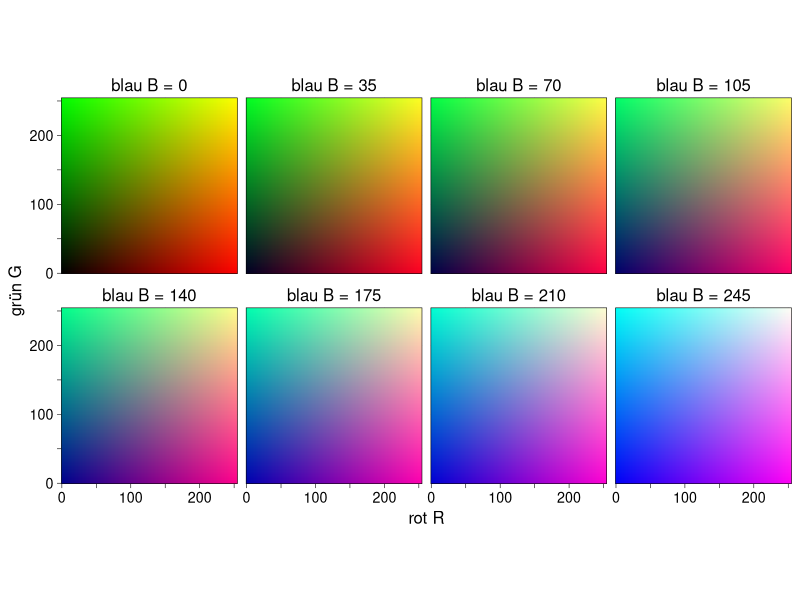
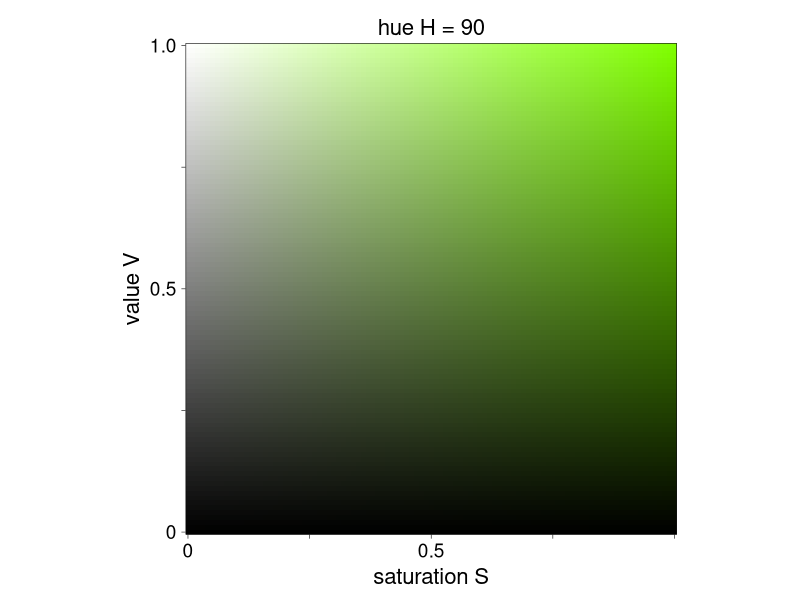
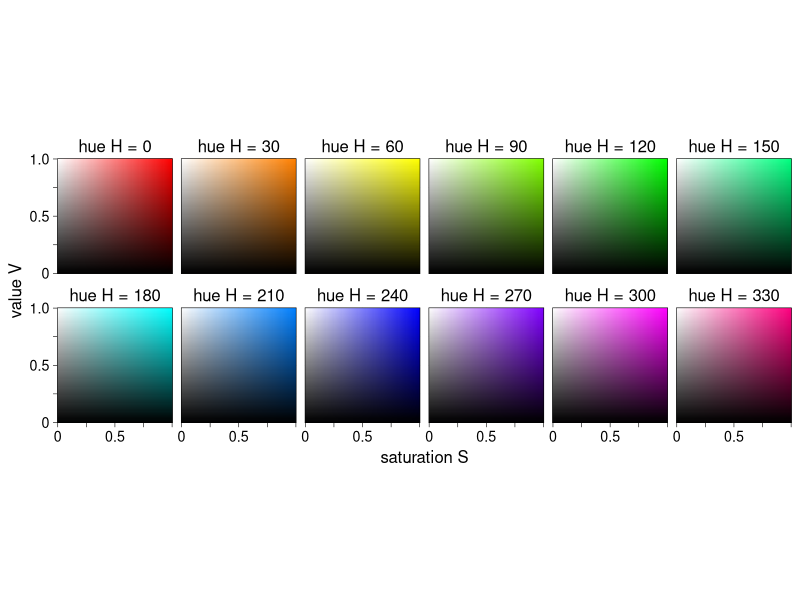
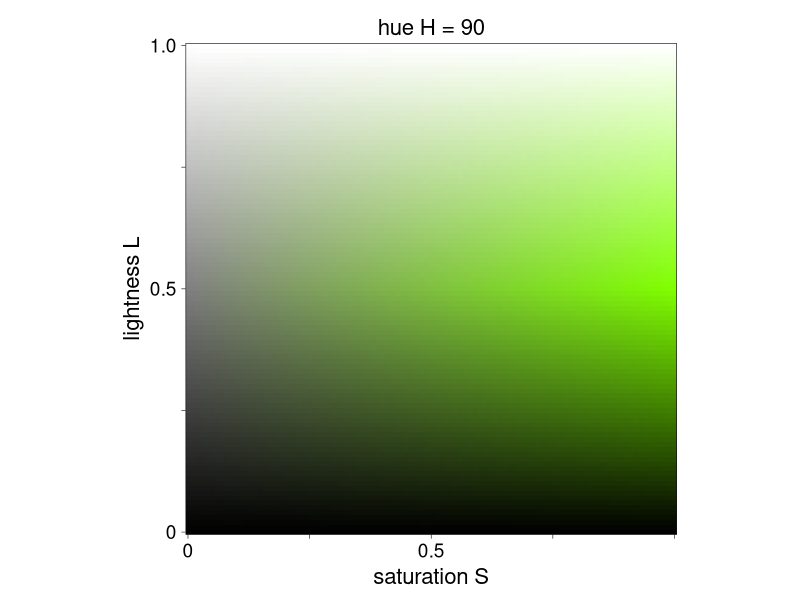
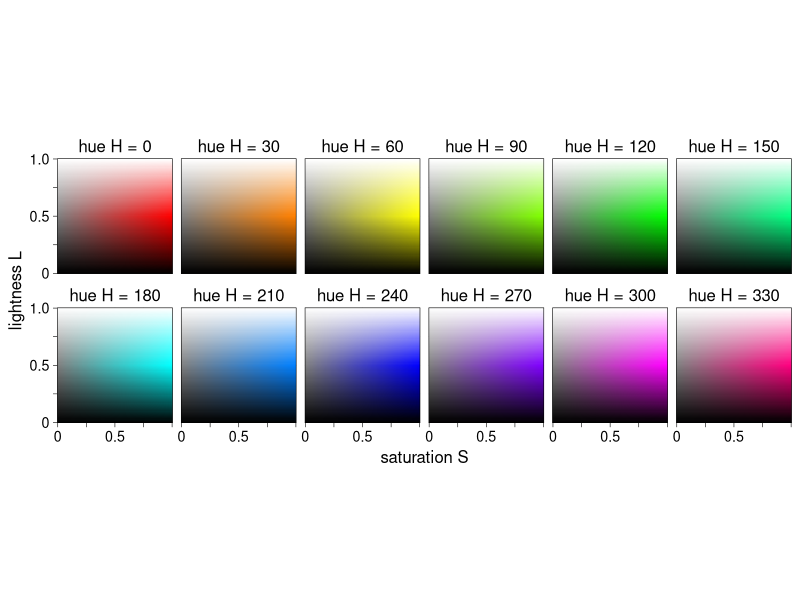
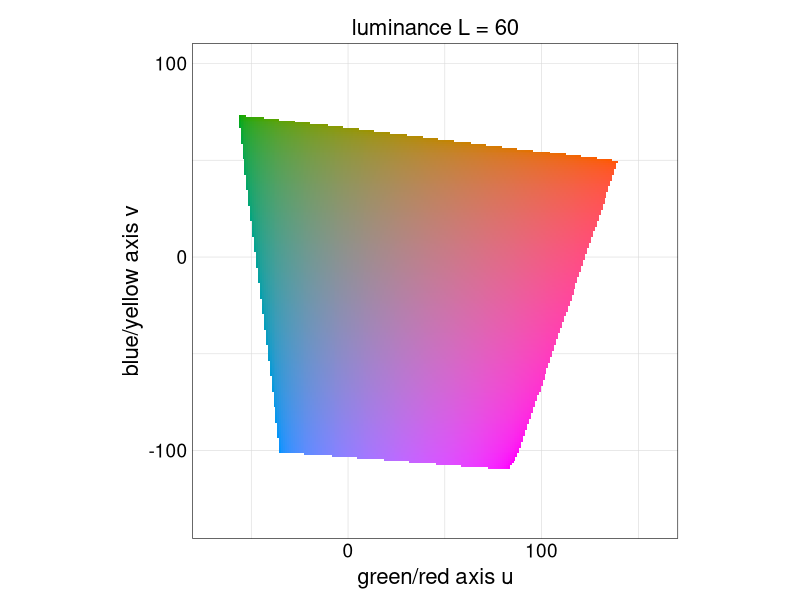
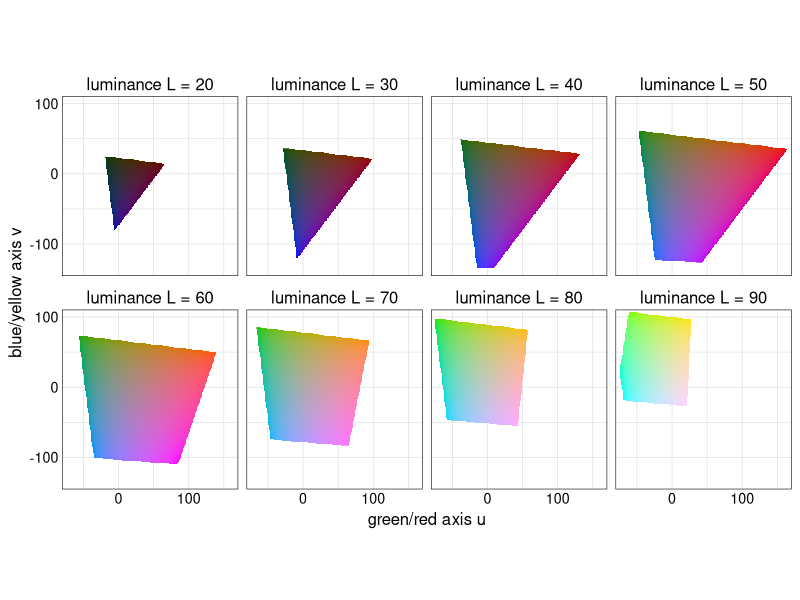
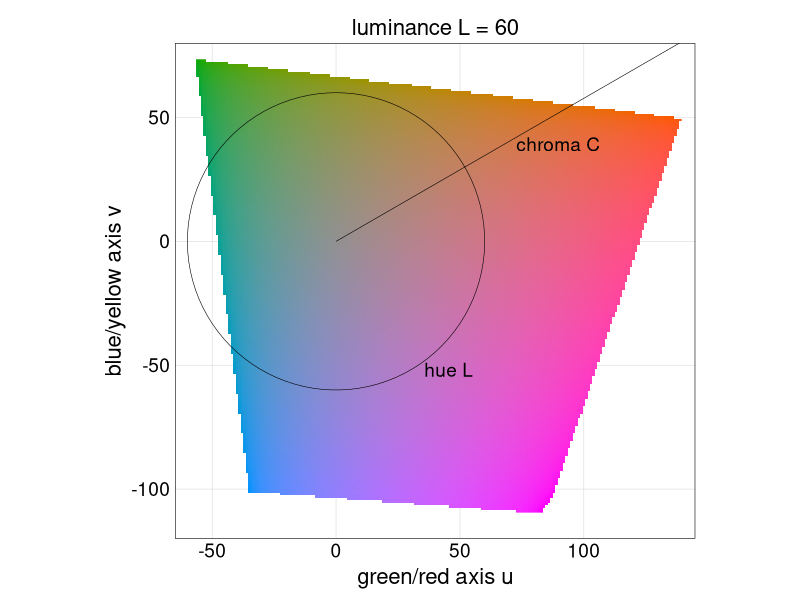

Generate these figures, in order, with R:
## ---- chunk 1
options(htmltools.dir.version = FALSE)
knitr::opts_chunk$set(comment = "")

library(tidyverse)
library(colorspace)
library(cowplot)
library(here)

# ggplot2 settings so plots scale well for slide size 
theme_set(theme_gray(16)) # 16 for full width, 18 for half width 
update_geom_defaults("point", list(size = 2.0)) # 2 for full width, 2.5 for half width

# color space plot theme
theme_colorspace <- function(size = 12) {
  theme_minimal_grid(size, line_size = 0.2) +
  panel_border(color = "black", size = 0.4) +
  theme(
    axis.ticks.length = grid::unit(0, "pt"),
    axis.ticks = element_line(size = 0.2, color = "black"),
    strip.text = element_text(size = size)
  )
}
## ---- chunk 2
rgb_by_b <- expand_grid(
  R = seq(0, 255, by = 2),
  G = seq(0, 255, by = 2),
  B = seq(0, 255, by = 35)
)

rgb_by_b$hex <- hex(sRGB(as.matrix(rgb_by_b)/255))

rgb_by_b %>%
  ggplot(aes(R, G, fill = hex)) +
  geom_raster(na.rm = TRUE) +
  scale_fill_identity() +
  scale_x_continuous(
    name = "rot R",
    breaks = (0:5)*50,
    labels = c("0", "", "100", "", "200", "")
  ) +
  scale_y_continuous(
    name = "grün G",
    breaks = (0:5)*50,
    labels = c("0", "", "100", "", "200", "")
  ) +
  facet_wrap(
    vars(B),
    ncol = 4,
    labeller = as_labeller(function(x) glue::glue("blau B = {x}"))
  ) +
  coord_fixed(expand = FALSE) +
  theme_colorspace() +
  theme(axis.ticks.length = grid::unit(3, "pt"))
## ---- chunk 3
hsv_by_h <- expand_grid(
  H = seq(0, 330, by = 30),
  S = seq(0, 1, by = .01),
  V = seq(0, 1, by = .01)
)

hsv_by_h$hex <- hex(HSV(as.matrix(hsv_by_h)))

hsv_by_h %>%
  filter(H == 90) %>%
  ggplot(aes(S, V, fill = hex)) +
  geom_raster(na.rm = TRUE) +
  scale_fill_identity() +
  scale_x_continuous(
    name = "saturation S",
    breaks = (0:4)*.25,
    labels = c("0", "", "0.5", "", "")
  ) +
  scale_y_continuous(
    name = "value V",
    breaks = (0:4)*.25,
    labels = c("0", "", "0.5", "", "1.0")
  ) +
  facet_wrap(
    vars(H),
    ncol = 6,
    labeller = as_labeller(function(x) glue::glue("hue H = {x}"))
  ) +
  coord_fixed(expand = FALSE) +
  theme_colorspace(16) +
  theme(axis.ticks.length = grid::unit(3, "pt"))
## ---- chunk 4
hsv_by_h %>%
  ggplot(aes(S, V, fill = hex)) +
  geom_raster(na.rm = TRUE) +
  scale_fill_identity() +
  scale_x_continuous(
    name = "saturation S",
    breaks = (0:4)*.25,
    labels = c("0", "", "0.5", "", "")
  ) +
  scale_y_continuous(
    name = "value V",
    breaks = (0:4)*.25,
    labels = c("0", "", "0.5", "", "1.0")
  ) +
  facet_wrap(
    vars(H),
    ncol = 6,
    labeller = as_labeller(function(x) glue::glue("hue H = {x}"))
  ) +
  coord_fixed(expand = FALSE) +
  theme_colorspace() +
  theme(axis.ticks.length = grid::unit(3, "pt"))
## ---- chunk 5
hls_by_h <- expand_grid(
  H = seq(0, 330, by = 30),
  L = seq(0, 1, by = .01),
  S = seq(0, 1, by = .01)
)

hls_by_h$hex <- hex(HLS(as.matrix(hls_by_h)))

hls_by_h %>%
  filter(H == 90) %>%
  ggplot(aes(S, L, fill = hex)) +
  geom_raster(na.rm = TRUE) +
  scale_fill_identity() +
  scale_x_continuous(
    name = "saturation S",
    breaks = (0:4)*.25,
    labels = c("0", "", "0.5", "", "")
  ) +
  scale_y_continuous(
    name = "lightness L",
    breaks = (0:4)*.25,
    labels = c("0", "", "0.5", "", "1.0")
  ) +
  facet_wrap(
    vars(H),
    ncol = 6,
    labeller = as_labeller(function(x) glue::glue("hue H = {x}"))
  ) +
  coord_fixed(expand = FALSE) +
  theme_colorspace(16) +
  theme(axis.ticks.length = grid::unit(3, "pt"))
## ---- chunk 6
hls_by_h %>%
  ggplot(aes(S, L, fill = hex)) +
  geom_raster(na.rm = TRUE) +
  scale_fill_identity() +
  scale_x_continuous(
    name = "saturation S",
    breaks = (0:4)*.25,
    labels = c("0", "", "0.5", "", "")
  ) +
  scale_y_continuous(
    name = "lightness L",
    breaks = (0:4)*.25,
    labels = c("0", "", "0.5", "", "1.0")
  ) +
  facet_wrap(
    vars(H),
    ncol = 6,
    labeller = as_labeller(function(x) glue::glue("hue H = {x}"))
  ) +
  coord_fixed(expand = FALSE) +
  theme_colorspace() +
  theme(axis.ticks.length = grid::unit(3, "pt"))
## ---- chunk 7
luv_by_l <- expand_grid(
  L = seq(20, 90, by = 10),
  U = seq(-80, 170, by = 1),
  V = seq(-145, 110, by = 1),
)

luv_by_l$hex <- hex(LUV(as.matrix(luv_by_l)))

luv_by_l %>%
  filter(L == 60) %>%
  ggplot(aes(U, V, fill = hex)) +
  geom_raster(na.rm = TRUE) +
  scale_x_continuous(
    name = "green/red axis u",
    breaks = (-3:3)*50,
    labels = c("", "-100", "", "0", "", "100", "")
  ) +
  scale_y_continuous(
    name = "blue/yellow axis v",
    breaks = (-3:3)*50,
    labels = c("", "-100", "", "0", "", "100", "")
  ) +
  scale_fill_identity() +
  facet_wrap(
    vars(L),
    ncol = 4,
    labeller = as_labeller(function(x) glue::glue("luminance L = {x}"))
  ) +
  coord_fixed(expand = FALSE) +
  theme_colorspace(16)
## ---- chunk 8
luv_by_l %>%
  ggplot(aes(U, V, fill = hex)) +
  geom_raster(na.rm = TRUE) +
  scale_x_continuous(
    name = "green/red axis u",
    breaks = (-3:3)*50,
    labels = c("", "-100", "", "0", "", "100", "")
  ) +
  scale_y_continuous(
    name = "blue/yellow axis v",
    breaks = (-3:3)*50,
    labels = c("", "-100", "", "0", "", "100", "")
  ) +
  scale_fill_identity() +
  facet_wrap(
    vars(L),
    ncol = 4,
    labeller = as_labeller(function(x) glue::glue("luminance L = {x}"))
  ) +
  coord_fixed(expand = FALSE) +
  theme_colorspace()
## ---- chunk 9

rC <- 60
hue_df <- tibble(
  t = seq(0, 2*pi, length.out = 100),
  U = rC*sin(t),
  V = rC*cos(t)
)

chroma_df <- tibble(
  U = 4*rC*sin(pi/3),
  V = 4*rC*cos(pi/3)
)

labels_df <- tibble(
  U = c(1.4*rC*sin(pi/3), 1.01*rC*sin(.8*pi)),
  V = c(1.4*rC*cos(pi/3), 1.01*rC*cos(.8*pi)),
  label = c("chroma C", "hue L")
)

luv_by_l %>%
  filter(L == 60) %>%
  ggplot(aes(U, V)) +
  geom_raster(aes(fill = hex), na.rm = TRUE) +
  geom_segment(
    data = chroma_df,
    aes(x = 0, y = 0, xend = U, yend = V),
    size = 0.2
  ) +
  geom_path(
    data = hue_df,
    size = 0.2
  ) +
  geom_text(
    data = labels_df,
    aes(label = label),
    size = 16*(12/14)/.pt,
    hjust = 0, vjust = 1
  ) +
  scale_x_continuous(
    name = "green/red axis u",
    breaks = (-3:3)*50,
    labels = c("", "-100", "-50", "0", "50", "100", "")
  ) +
  scale_y_continuous(
    name = "blue/yellow axis v",
    breaks = (-3:3)*50,
    labels = c("", "-100", "-50", "0", "50", "100", "")
  ) +
  scale_fill_identity() +
  facet_wrap(
    vars(L),
    ncol = 4,
    labeller = as_labeller(function(x) glue::glue("luminance L = {x}"))
  ) +
  coord_fixed(
    expand = FALSE,
    xlim = c(-65, 145),
    ylim = c(-120, 80)
  ) +
  theme_colorspace(16)
## ---- chunk 10
hcl_by_h <- expand_grid(
  L = seq(1, 99, by = 0.5),
  C = seq(0, 155, by = 1),
  H = seq(0, 330, by = 30)
)

hcl_by_h$hex <- hex(polarLUV(as.matrix(hcl_by_h)))

hcl_by_h %>%
  ggplot(aes(C, L, fill = hex)) +
  geom_raster(na.rm = TRUE) +
  scale_fill_identity() +
  scale_x_continuous(
    name = "chroma C",
    breaks = (0:3)*50,
    labels = c("0", "", "100", "")
  ) +
  scale_y_continuous(
    name = "luminance L",
    limits = c(0, 100),
    breaks = (0:4)*25,
    labels = c("0", "", "50", "", "100")
  ) +
  facet_wrap(
    vars(H),
    ncol = 4,
    labeller = as_labeller(function(x) glue::glue("hue H = {x}"))
  ) +
  coord_fixed(expand = FALSE) +
  theme_colorspace()
